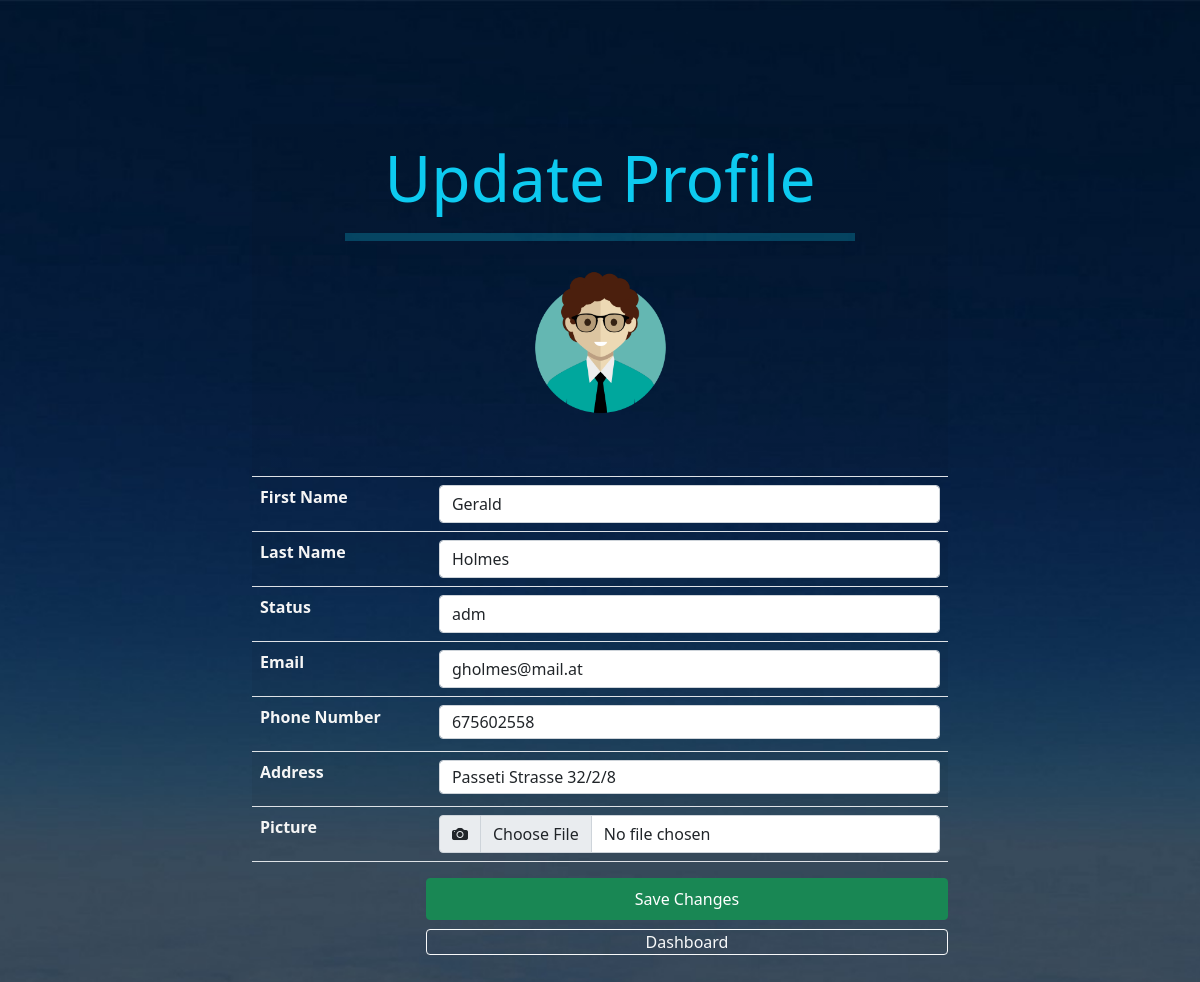
Screenshot of /CR-11_v2.0/CRUD/user_update.php?id=1 (signed in) with the database file from the repository.
### tables this page shows
CREATE TABLE `users` (
  `id` int(5) NOT NULL,
  `first_name` varchar(30) NOT NULL,
  `last_name` varchar(50) NOT NULL,
  `email` varchar(50) NOT NULL,
  `phone_number` int(15) NOT NULL,
  `address` varchar(100) DEFAULT NULL,
  `picture` varchar(255) DEFAULT NULL,
  `password` varchar(255) NOT NULL,
  `user_status` varchar(4) NOT NULL DEFAULT 'user'
);

### CR-11_v2.0/CRUD/user_update.php (the view, shortened to what this page needs)
<?php
require_once 'components/db_connect.php';
$backBtn = '';
if(isset($_SESSION["adm"])){
   $backBtn = "dashBoard.php";
}
if (isset($_GET['id'])) {
   $id = $_GET['id'];
   $sql = "SELECT * FROM users WHERE id = {$id}";
   $result = mysqli_query($connect, $sql);
   if (mysqli_num_rows($result) == 1) {
       $data = mysqli_fetch_assoc($result);
       $f_name = $data['first_name'];
       $l_name = $data['last_name'];
       $user_status = $data['user_status'];
       $email = $data['email'];
       $phone_number = $data['phone_number'];
       $address = $data['address'];
   }
}
?>
<!DOCTYPE html>
<html lang="en">
<head>
   <?php require_once 'components/bootstrap.php'?>
   <link rel="stylesheet" href="styles/style.css">
</head>
<body id="dashboard_body">
<main class="bg-transparent">
<div class="container py-5 rounded-3" style="max-width: 720px">
       <form class="rounded-3" method="post" enctype="multipart/form-data">
           <div class="table-responsive">
           <table class="table table-striped table-muted rounded-3">
                <tr>
                    <td colspan="2"><h2 class="display-3 fw-light mt-2 mb-5 text-center text-info my-4">
                    Update Profile
                    <hr class="bg-info shadow py-1 mt-3 mb-4 mx-auto w-75">
                    <img class='rounded-3 mb-0' height="155px" src='pictures/<?php echo $data['picture'] ?>' alt="<?php echo $f_name ?>"><br></h2>
                    </td>
                </tr>
               <tr>
                   <th>First Name</th>
                   <td><input class="form-control" type="text"  name="first_name" placeholder ="First Name" value="<?php echo $f_name ?>"></td>
               </tr>
               <tr>
                   <th>Last Name</th>
                   <td><input class="form-control" type= "text" name="last_name"  placeholder="Last Name" value ="<?php echo $l_name ?>"></td>
               </tr>
               <tr>
                   <th>Status</th>
                   <td>
                       <select class="form-control" name="user_status">
                       <option value="<?php echo $user_status ?>"><?php echo ($user_status == 'adm')? 'adm': 'user' ?></option>
                   </select>
               </tr>
               <tr>
                   <th>Email</th>
                   <td><input class="form-control" type="email" name="email" placeholder= "Email" value= "<?php echo $email ?>"></td>
               </tr>
               <tr>
                   <th>Phone Number</th>
                   <td>
                    <input class='form-control mb-1 py-1' placeholder="Phone number" type="text"  name="phone_number" value ="<?php echo $phone_number ?>">
                </td>
               </tr>
               <tr>
                   <th>Address</th>
                   <td>
                    <input class='form-control mb-1 py-1' placeholder="Address" type="text"  name="address" value ="<?php echo $address ?>">
                    </td>
               </tr>
               <tr>
                <th>Picture</th>
                <td>
                    <div class="input-group">
                    <label class="input-group-text" for="upload_picture"><i class="bi bi-camera-fill"></i></label>
                    <input class="form-control"  type="file" name="picture" id="upload_picture">
                    </div>
                </td>
               </tr>
            </table>
            <div class="text-end">
                 <button class="btn btn-success py-2 mb-2 w-75" name="submit"  type= "submit">Save Changes</button>
                 <a href= "<?php echo $backBtn?>"><button class="btn btn-outline-light py-0 px-3 w-75" type="button">Dashboard</button></a>
            </div>
           </div>
       </form>
</div>
</main>
</body>
</html>

### CR-11_v2.0/CRUD/styles/style.css (style rules this page uses)
* { margin: 0; -webkit-box-sizing: border-box; box-sizing: border-box; }
input { width: 100%; }
main { min-height: 70vh; padding: 5% 0%; background: #212529; }
th { text-align: left; color: whitesmoke; }
#dashboard_body { background: #212529 url("../pictures/layout_img/bg.jpeg") center center no-repeat; background-size: cover; }

### rows the page displays
users: picture (placeholder picture), first_name "Gerald", last_name "Holmes", user_status "adm", email "gholmes@mail.at", phone_number "675602558", address "Passeti Strasse 32/2/8"
